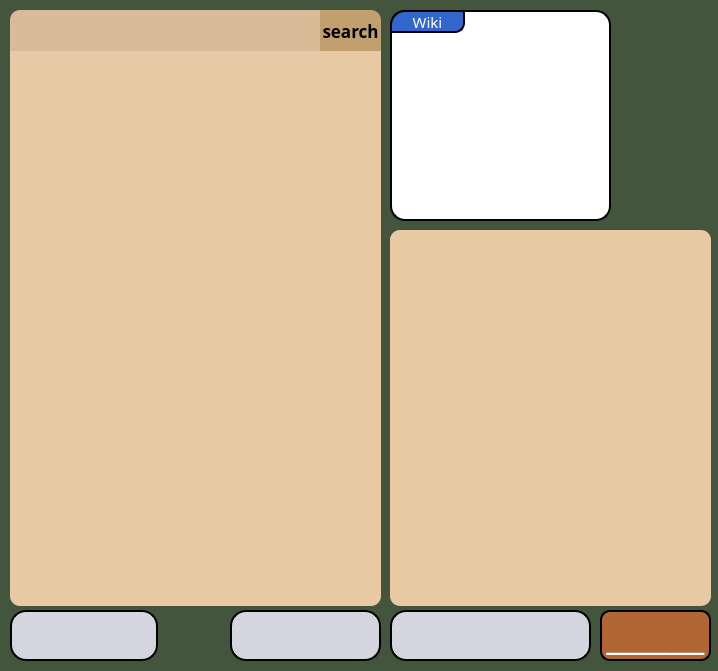
<?xml version="1.0" encoding="UTF-8"?>
<ui version="4.0">
 <class>Program</class>
 <widget class="QMainWindow" name="Program">
  <property name="windowModality">
   <enum>Qt::NonModal</enum>
  </property>
  <property name="geometry">
   <rect>
    <x>0</x>
    <y>0</y>
    <width>718</width>
    <height>671</height>
   </rect>
  </property>
  <property name="sizePolicy">
   <sizepolicy hsizetype="Fixed" vsizetype="Fixed">
    <horstretch>0</horstretch>
    <verstretch>0</verstretch>
   </sizepolicy>
  </property>
  <property name="font">
   <font>
    <pointsize>10</pointsize>
    <weight>75</weight>
    <bold>true</bold>
   </font>
  </property>
  <property name="windowTitle">
   <string>MainWindow</string>
  </property>
  <property name="styleSheet">
   <string notr="true">QMainWindow {
	background-image: url(:/cloth/bgtex.png);
	background-color: rgb(67, 85, 61);
}</string>
  </property>
  <property name="iconSize">
   <size>
    <width>150</width>
    <height>200</height>
   </size>
  </property>
  <property name="tabShape">
   <enum>QTabWidget::Rounded</enum>
  </property>
  <widget class="QWidget" name="centralwidget">
   <widget class="QScrollArea" name="item_form">
    <property name="geometry">
     <rect>
      <x>390</x>
      <y>240</y>
      <width>321</width>
      <height>351</height>
     </rect>
    </property>
    <property name="styleSheet">
     <string notr="true">QWidget {
	background-image: url(:/cloth/texpap.png);
	background-color: rgb(231, 201, 163);
	border: 1px solid;
	border-color: rgb(231, 201, 163);
}
</string>
    </property>
    <property name="verticalScrollBarPolicy">
     <enum>Qt::ScrollBarAlwaysOff</enum>
    </property>
    <property name="horizontalScrollBarPolicy">
     <enum>Qt::ScrollBarAlwaysOff</enum>
    </property>
    <property name="widgetResizable">
     <bool>true</bool>
    </property>
    <widget class="QWidget" name="formContent">
     <property name="geometry">
      <rect>
       <x>0</x>
       <y>0</y>
       <width>319</width>
       <height>349</height>
      </rect>
     </property>
     <layout class="QVBoxLayout" name="verticalLayout_2"/>
    </widget>
   </widget>
   <widget class="QScrollArea" name="items">
    <property name="geometry">
     <rect>
      <x>10</x>
      <y>50</y>
      <width>371</width>
      <height>541</height>
     </rect>
    </property>
    <property name="styleSheet">
     <string notr="true">QWidget {
	background-image: url(:/cloth/texpap.png);
	background-color: rgb(231, 201, 163);
	border: 1px solid;
	border-color:  rgb(231, 201, 163);
}</string>
    </property>
    <property name="verticalScrollBarPolicy">
     <enum>Qt::ScrollBarAlwaysOff</enum>
    </property>
    <property name="horizontalScrollBarPolicy">
     <enum>Qt::ScrollBarAlwaysOff</enum>
    </property>
    <property name="widgetResizable">
     <bool>true</bool>
    </property>
    <property name="alignment">
     <set>Qt::AlignLeading|Qt::AlignLeft|Qt::AlignTop</set>
    </property>
    <widget class="QWidget" name="itemsContent">
     <property name="geometry">
      <rect>
       <x>0</x>
       <y>0</y>
       <width>369</width>
       <height>539</height>
      </rect>
     </property>
     <layout class="QVBoxLayout" name="verticalLayout"/>
    </widget>
   </widget>
   <widget class="QWidget" name="wikiWidget" native="true">
    <property name="enabled">
     <bool>true</bool>
    </property>
    <property name="geometry">
     <rect>
      <x>390</x>
      <y>10</y>
      <width>221</width>
      <height>211</height>
     </rect>
    </property>
    <property name="styleSheet">
     <string notr="true">QWidget {
	background-color: rgb(255, 255, 255);
	border: 2px solid black;
	border-color: rgb(0, 0, 0);
	border-radius: 15px;
}</string>
    </property>
    <widget class="QPushButton" name="wikiBtn">
     <property name="geometry">
      <rect>
       <x>0</x>
       <y>0</y>
       <width>75</width>
       <height>23</height>
      </rect>
     </property>
     <property name="font">
      <font>
       <family>Dubai Medium</family>
       <pointsize>11</pointsize>
       <weight>50</weight>
       <bold>false</bold>
      </font>
     </property>
     <property name="styleSheet">
      <string notr="true">QPushButton {
	color: rgb(255, 255, 255);
	background-color: rgb(51, 102, 204);
	border-top-left-radius: 15px;
	border-top-right-radius: 0;
	border-bottom-left-radius: 0;
	border-bottom-right-radius: 10px;
	border: 2px solid black;
	border-color: rgb(0, 0, 0);
}
QPushButton::hover {
	background-color: rgb(55, 111, 222);
}
QPushButton:pressed {
	background-color: rgb(47, 95, 190);
}
</string>
     </property>
     <property name="text">
      <string>Wiki</string>
     </property>
    </widget>
   </widget>
   <widget class="QPushButton" name="addBtn">
    <property name="geometry">
     <rect>
      <x>10</x>
      <y>610</y>
      <width>148</width>
      <height>51</height>
     </rect>
    </property>
    <property name="font">
     <font>
      <family>Vin Slab Pro</family>
      <pointsize>15</pointsize>
      <weight>75</weight>
      <bold>true</bold>
     </font>
    </property>
    <property name="styleSheet">
     <string notr="true">QPushButton {
	background-image: url(:/add_btn/add_base.png);
	background-color: rgb(213, 213, 224);
	border: 2px solid black;
	border-radius: 16px;
}
QPushButton::hover {
	background-image: url(:/add_btn/add_hover.png);
	background-color: rgb(225, 225, 236);
}
QPushButton:pressed {
	background-image: url(:/add_btn/add_active.png);
	background-color:rgb(193, 193, 202);
}</string>
    </property>
    <property name="text">
     <string/>
    </property>
    <property name="iconSize">
     <size>
      <width>25</width>
      <height>25</height>
     </size>
    </property>
   </widget>
   <widget class="QPushButton" name="delBtn">
    <property name="geometry">
     <rect>
      <x>230</x>
      <y>610</y>
      <width>151</width>
      <height>51</height>
     </rect>
    </property>
    <property name="font">
     <font>
      <family>Vin Slab Pro</family>
      <pointsize>15</pointsize>
      <weight>75</weight>
      <italic>false</italic>
      <bold>true</bold>
     </font>
    </property>
    <property name="styleSheet">
     <string notr="true">QPushButton {
	background-image: url(:/delete_btn/delete_base.png);
	background-color: rgb(213, 213, 224);
	border: 2px solid black;
	border-radius: 16px;
}
QPushButton::hover {
	background-image: url(:/delete_btn/delete_hover.png);
	background-color: rgb(225, 225, 236);
}
QPushButton:pressed {
	background-image: url(:/delete_btn/delete_active.png);
	background-color:rgb(193, 193, 202);
}</string>
    </property>
    <property name="text">
     <string/>
    </property>
    <property name="iconSize">
     <size>
      <width>1000</width>
      <height>1000</height>
     </size>
    </property>
   </widget>
   <widget class="QPushButton" name="qualCountBtn">
    <property name="geometry">
     <rect>
      <x>390</x>
      <y>610</y>
      <width>201</width>
      <height>51</height>
     </rect>
    </property>
    <property name="font">
     <font>
      <family>Vin Slab Pro</family>
      <pointsize>20</pointsize>
      <weight>75</weight>
      <bold>true</bold>
     </font>
    </property>
    <property name="styleSheet">
     <string notr="true">QPushButton {
	background-image: url(:/count_btn/count_base.png);
	background-color: rgb(213, 213, 224);
	border: 2px solid black;
	border-radius: 16px;
}
QPushButton::hover {
	background-image: url(:/count_btn/count_hover.png);
	background-color: rgb(225, 225, 236);
}
QPushButton:pressed {
	background-image: url(:/count_btn/count_active.png);
	background-color:rgb(193, 193, 202);
}</string>
    </property>
    <property name="text">
     <string/>
    </property>
   </widget>
   <widget class="QLabel" name="qualityLabel">
    <property name="geometry">
     <rect>
      <x>600</x>
      <y>610</y>
      <width>111</width>
      <height>51</height>
     </rect>
    </property>
    <property name="font">
     <font>
      <pointsize>26</pointsize>
     </font>
    </property>
    <property name="styleSheet">
     <string notr="true">QLabel {
	background-image: url(:/wood/bg_list.png);
	color: white;
	border: 2px solid black;
	border-radius: 10px;
	background-color: rgb(178, 102, 52);
}</string>
    </property>
    <property name="text">
     <string>_____</string>
    </property>
    <property name="alignment">
     <set>Qt::AlignCenter</set>
    </property>
   </widget>
   <widget class="QLineEdit" name="searchBar">
    <property name="geometry">
     <rect>
      <x>10</x>
      <y>10</y>
      <width>311</width>
      <height>41</height>
     </rect>
    </property>
    <property name="font">
     <font>
      <family>Vin Slab Pro</family>
      <pointsize>15</pointsize>
      <weight>75</weight>
      <bold>true</bold>
     </font>
    </property>
    <property name="styleSheet">
     <string notr="true">QLineEdit {
	background-image: url(:/cloth/texpap3.png);
	background-color: rgb(216, 188, 153);
	border-top-left-radius: 10;
}
QLineEdit::hover{
	background-image: url(:/cloth/texpap4.png);
	background-color: rgb(239, 208, 169);
}</string>
    </property>
    <property name="alignment">
     <set>Qt::AlignCenter</set>
    </property>
   </widget>
   <widget class="QPushButton" name="searchBtn">
    <property name="geometry">
     <rect>
      <x>320</x>
      <y>10</y>
      <width>61</width>
      <height>41</height>
     </rect>
    </property>
    <property name="font">
     <font>
      <family>Vin Slab Pro</family>
      <pointsize>13</pointsize>
      <weight>75</weight>
      <bold>true</bold>
     </font>
    </property>
    <property name="styleSheet">
     <string notr="true">QPushButton {
	background-color: rgb(193, 159, 111);
	border-top-right-radius: 10;
}
QPushButton::hover {
	background-color: rgb(240, 209, 170);
}
QPushButton:pressed {
	background-color: rgb(197, 171, 139);
}</string>
    </property>
    <property name="text">
     <string>search</string>
    </property>
   </widget>
   <widget class="QLabel" name="placeholder">
    <property name="geometry">
     <rect>
      <x>10</x>
      <y>590</y>
      <width>371</width>
      <height>16</height>
     </rect>
    </property>
    <property name="styleSheet">
     <string notr="true">QLabel {
	background-image: url(:/cloth/texpap.png);
	background-color: rgb(231, 201, 163);
	border-bottom-left-radius: 10;
	border-bottom-right-radius: 10;
}</string>
    </property>
    <property name="text">
     <string/>
    </property>
   </widget>
   <widget class="QLabel" name="placeholder_2">
    <property name="geometry">
     <rect>
      <x>390</x>
      <y>590</y>
      <width>321</width>
      <height>16</height>
     </rect>
    </property>
    <property name="styleSheet">
     <string notr="true">QLabel {
	background-image: url(:/cloth/texpap.png);
	background-color: rgb(231, 201, 163);
	border-bottom-left-radius: 10;
	border-bottom-right-radius: 10;
}</string>
    </property>
    <property name="text">
     <string/>
    </property>
   </widget>
   <widget class="QLabel" name="placeholder_3">
    <property name="geometry">
     <rect>
      <x>390</x>
      <y>230</y>
      <width>321</width>
      <height>16</height>
     </rect>
    </property>
    <property name="styleSheet">
     <string notr="true">QLabel {
	background-image: url(:/cloth/texpap.png);
	background-color: rgb(231, 201, 163);
	border-top-left-radius: 10px;
	border-top-right-radius: 10px;
}</string>
    </property>
    <property name="text">
     <string/>
    </property>
   </widget>
  </widget>
 </widget>
 <resources>
  <include location="resources/resource.qrc"/>
 </resources>
 <connections/>
</ui>
